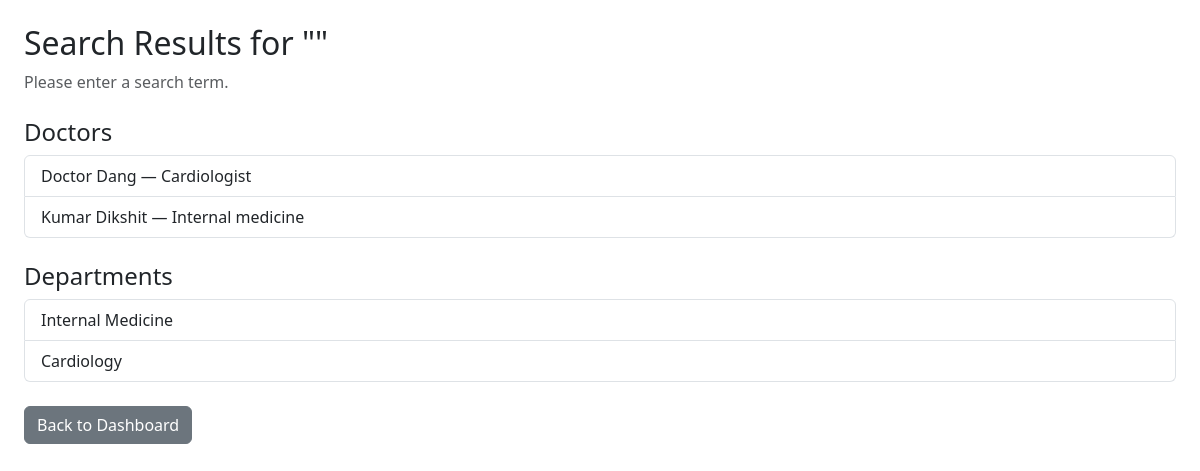
The page /adminsearch (signed in) on the database as committed earlier.
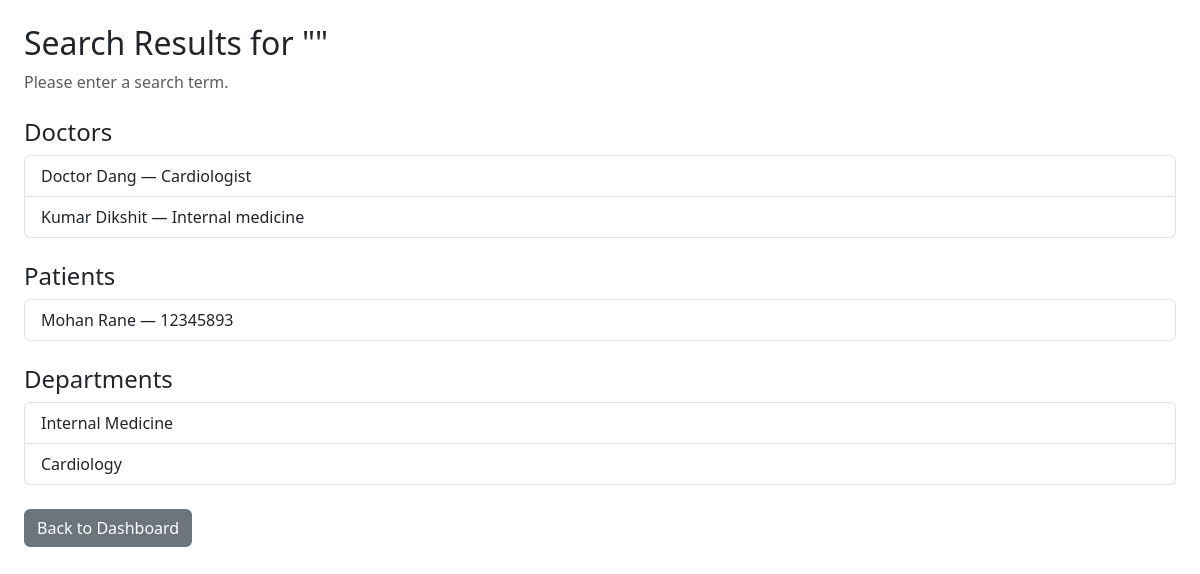
The same page on the database as committed later.
### application/models.py (models this page shows)
class Doctor(UserMixin, db.Model):
    id = db.Column(db.Integer(), primary_key = True)
    username = db.Column(db.String(), nullable = False, unique = True)
    password = db.Column(db.String(), nullable = False)
    name = db.Column(db.String(), nullable = False)
    qualification = db.Column(db.String(), nullable = False)
    experience = db.Column(db.Integer(), nullable = False)
    fee = db.Column(db.Integer(), nullable = False)
    flagged = db.Column(db.Integer(), nullable = False,default = 0)
    specialization = db.Column(db.String(), nullable = False)
    designation = db.Column(db.String(), nullable = False)
    registration_num = db.Column(db.String(), nullable = False)
    doctor_id = db.Column(db.Integer(), db.ForeignKey("user.id"), nullable = False)
    appointment = db.relationship('Appointment', backref = 'doctor')
    department_id = db.Column(db.Integer(), db.ForeignKey("department.id"), nullable = False)

class Department(UserMixin, db.Model):
    id = db.Column(db.Integer(), primary_key = True)
    name = db.Column(db.String(), nullable = False, unique = True)
    description = db.Column(db.String(), nullable = False)
    doctor = db.relationship('Doctor', backref = 'department')

class Patient(UserMixin, db.Model):
    id = db.Column(db.Integer(), primary_key = True)
    username = db.Column(db.String(), nullable = False, unique = True)
    password = db.Column(db.String(), nullable = False)
    name = db.Column(db.String(), nullable = False)
    age = db.Column(db.Integer(), nullable = False)
    gender = db.Column(db.String(), nullable = False)
    address = db.Column(db.String(), nullable = False)
    contact_num = db.Column(db.Integer(), nullable = False)
    medical_history = db.Column(db.String(), nullable = False)
    flagged = db.Column(db.Integer(), nullable = False, default = 0)
    patient_id = db.Column(db.Integer(), db.ForeignKey("user.id"), nullable = False)
    appointment = db.relationship('Appointment', backref = 'patient')

### application/routes.py (the view)
@app.route('/adminsearch')
@login_required
def admin_search():
    if current_user.user_role != 0:
        abort(403)
    query = request.args.get('q', '').strip()
    doctors = Doctor.query.filter(Doctor.name.ilike(f"%{query}%")).all()
    patients = Patient.query.filter(Patient.name.ilike(f"%{query}%")).all()
    departments = Department.query.filter(Department.name.ilike(f"%{query}%")).all()
    return render_template(
        'admin_search.html',
        query=query,
        doctors=doctors,
        patients=patients,
        departments=departments
    )

### templates/admin_search.html (shortened to what this page needs)
<!DOCTYPE html>
<html>
<head>
    <link href="https://cdn.jsdelivr.net/npm/bootstrap@5.3.3/dist/css/bootstrap.min.css" rel="stylesheet">
</head>
<body class="p-4">
    <h2>Search Results for "{{ query }}"</h2>
    {% if not query %}
        <p class="text-muted">Please enter a search term.</p>
    {% endif %}
    {% if doctors %}
    <h4 class="mt-4">Doctors</h4>
    <ul class="list-group">
        {% for d in doctors %}
        <li class="list-group-item">{{ d.name }} — {{ d.specialization }}</li>
        {% endfor %}
    </ul>
    {% endif %}
    {% if patients %}
    <h4 class="mt-4">Patients</h4>
    <ul class="list-group">
        {% for p in patients %}
        <li class="list-group-item">{{ p.name }} — {{ p.contact_num }}</li>
        {% endfor %}
    </ul>
    {% endif %}
    {% if departments %}
    <h4 class="mt-4">Departments</h4>
    <ul class="list-group">
        {% for dep in departments %}
        <li class="list-group-item">{{ dep.name }}</li>
        {% endfor %}
    </ul>
    {% endif %}
    <a href="{{ url_for('admin_dashboard') }}" class="btn btn-secondary mt-4">Back to Dashboard</a>
</body>
</html>

Rows that differ between the two databases and show on the page:
added Patient: name "Mohan Rane", contact_num "12345893"
Other text that changed with them:
text now shown: "Patients"
